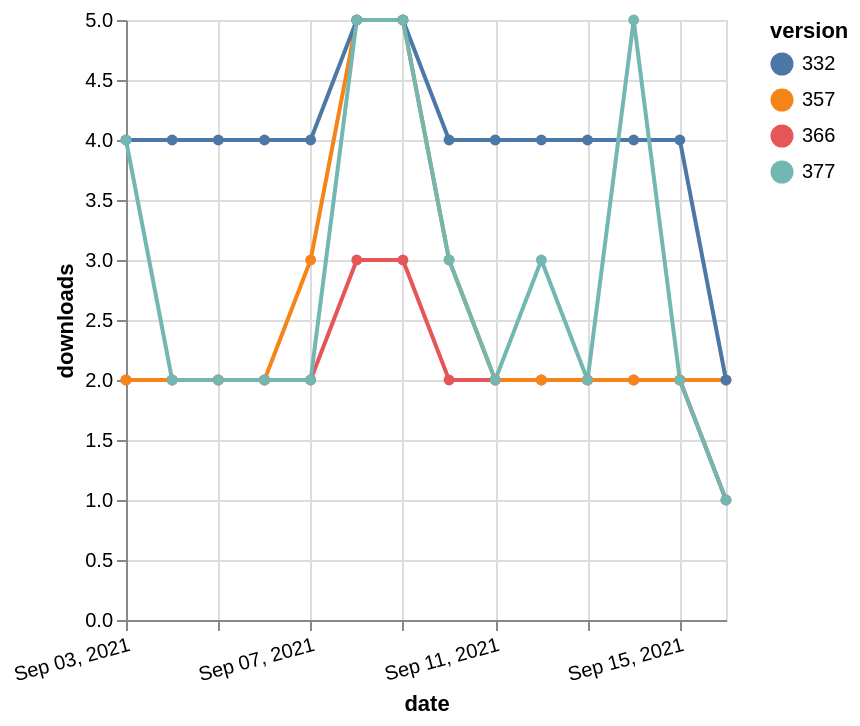

Specify this chart in Vega-Lite:
### Vega-Lite specification from a JSON file in a GitHub repository (floating-point values rounded to 4 significant figures)
{"$schema": "https://vega.github.io/schema/vega-lite/v5.json", "description": "A simple bar chart with embedded data.", "data": {"values": [{"date": "2021-09-03", "total": 2298, "delta": 2, "version": "366"}, {"date": "2021-09-04", "total": 2300, "delta": 2, "version": "366"}, {"date": "2021-09-05", "total": 2302, "delta": 2, "version": "366"}, {"date": "2021-09-06", "total": 2304, "delta": 2, "version": "366"}, {"date": "2021-09-07", "total": 2306, "delta": 2, "version": "366"}, {"date": "2021-09-08", "total": 2309, "delta": 3, "version": "366"}, {"date": "2021-09-09", "total": 2312, "delta": 3, "version": "366"}, {"date": "2021-09-10", "total": 2314, "delta": 2, "version": "366"}, {"date": "2021-09-11", "total": 2316, "delta": 2, "version": "366"}, {"date": "2021-09-12", "total": 2318, "delta": 2, "version": "366"}, {"date": "2021-09-13", "total": 2320, "delta": 2, "version": "366"}, {"date": "2021-09-14", "total": 2322, "delta": 2, "version": "366"}, {"date": "2021-09-15", "total": 2324, "delta": 2, "version": "366"}, {"date": "2021-09-16", "total": 2325, "delta": 1, "version": "366"}, {"date": "2021-09-03", "total": 2854, "delta": 2, "version": "357"}, {"date": "2021-09-04", "total": 2856, "delta": 2, "version": "357"}, {"date": "2021-09-05", "total": 2858, "delta": 2, "version": "357"}, {"date": "2021-09-06", "total": 2860, "delta": 2, "version": "357"}, {"date": "2021-09-07", "total": 2863, "delta": 3, "version": "357"}, {"date": "2021-09-08", "total": 2868, "delta": 5, "version": "357"}, {"date": "2021-09-09", "total": 2873, "delta": 5, "version": "357"}, {"date": "2021-09-10", "total": 2876, "delta": 3, "version": "357"}, {"date": "2021-09-11", "total": 2878, "delta": 2, "version": "357"}, {"date": "2021-09-12", "total": 2880, "delta": 2, "version": "357"}, {"date": "2021-09-13", "total": 2882, "delta": 2, "version": "357"}, {"date": "2021-09-14", "total": 2884, "delta": 2, "version": "357"}, {"date": "2021-09-15", "total": 2886, "delta": 2, "version": "357"}, {"date": "2021-09-16", "total": 2888, "delta": 2, "version": "357"}, {"date": "2021-09-03", "total": 4928, "delta": 4, "version": "332"}, {"date": "2021-09-04", "total": 4932, "delta": 4, "version": "332"}, {"date": "2021-09-05", "total": 4936, "delta": 4, "version": "332"}, {"date": "2021-09-06", "total": 4940, "delta": 4, "version": "332"}, {"date": "2021-09-07", "total": 4944, "delta": 4, "version": "332"}, {"date": "2021-09-08", "total": 4949, "delta": 5, "version": "332"}, {"date": "2021-09-09", "total": 4954, "delta": 5, "version": "332"}, {"date": "2021-09-10", "total": 4958, "delta": 4, "version": "332"}, {"date": "2021-09-11", "total": 4962, "delta": 4, "version": "332"}, {"date": "2021-09-12", "total": 4966, "delta": 4, "version": "332"}, {"date": "2021-09-13", "total": 4970, "delta": 4, "version": "332"}, {"date": "2021-09-14", "total": 4974, "delta": 4, "version": "332"}, {"date": "2021-09-15", "total": 4978, "delta": 4, "version": "332"}, {"date": "2021-09-16", "total": 4980, "delta": 2, "version": "332"}, {"date": "2021-09-03", "total": 2109, "delta": 4, "version": "377"}, {"date": "2021-09-04", "total": 2111, "delta": 2, "version": "377"}, {"date": "2021-09-05", "total": 2113, "delta": 2, "version": "377"}, {"date": "2021-09-06", "total": 2115, "delta": 2, "version": "377"}, {"date": "2021-09-07", "total": 2117, "delta": 2, "version": "377"}, {"date": "2021-09-08", "total": 2122, "delta": 5, "version": "377"}, {"date": "2021-09-09", "total": 2127, "delta": 5, "version": "377"}, {"date": "2021-09-10", "total": 2130, "delta": 3, "version": "377"}, {"date": "2021-09-11", "total": 2132, "delta": 2, "version": "377"}, {"date": "2021-09-12", "total": 2135, "delta": 3, "version": "377"}, {"date": "2021-09-13", "total": 2137, "delta": 2, "version": "377"}, {"date": "2021-09-14", "total": 2142, "delta": 5, "version": "377"}, {"date": "2021-09-15", "total": 2144, "delta": 2, "version": "377"}, {"date": "2021-09-16", "total": 2145, "delta": 1, "version": "377"}]}, "width": "container", "mark": {"type": "line", "point": {"filled": true}}, "encoding": {"x": {"field": "date", "type": "temporal", "timeUnit": "yearmonthdate", "title": "date", "axis": {"labelAngle": -15}}, "y": {"field": "delta", "type": "quantitative", "title": "downloads"}, "color": {"field": "version", "type": "nominal"}, "tooltip": {"field": "delta"}}}
